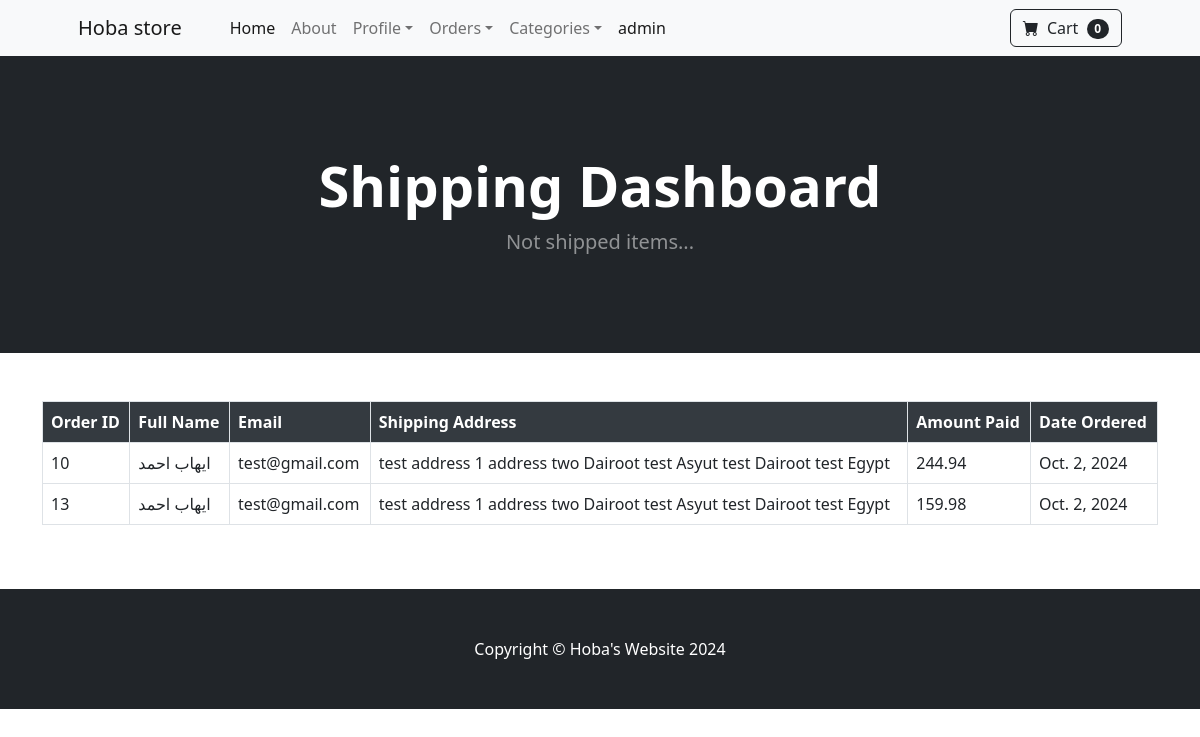
Page /payment/not_shipped_dash (signed in) on the earlier database version.
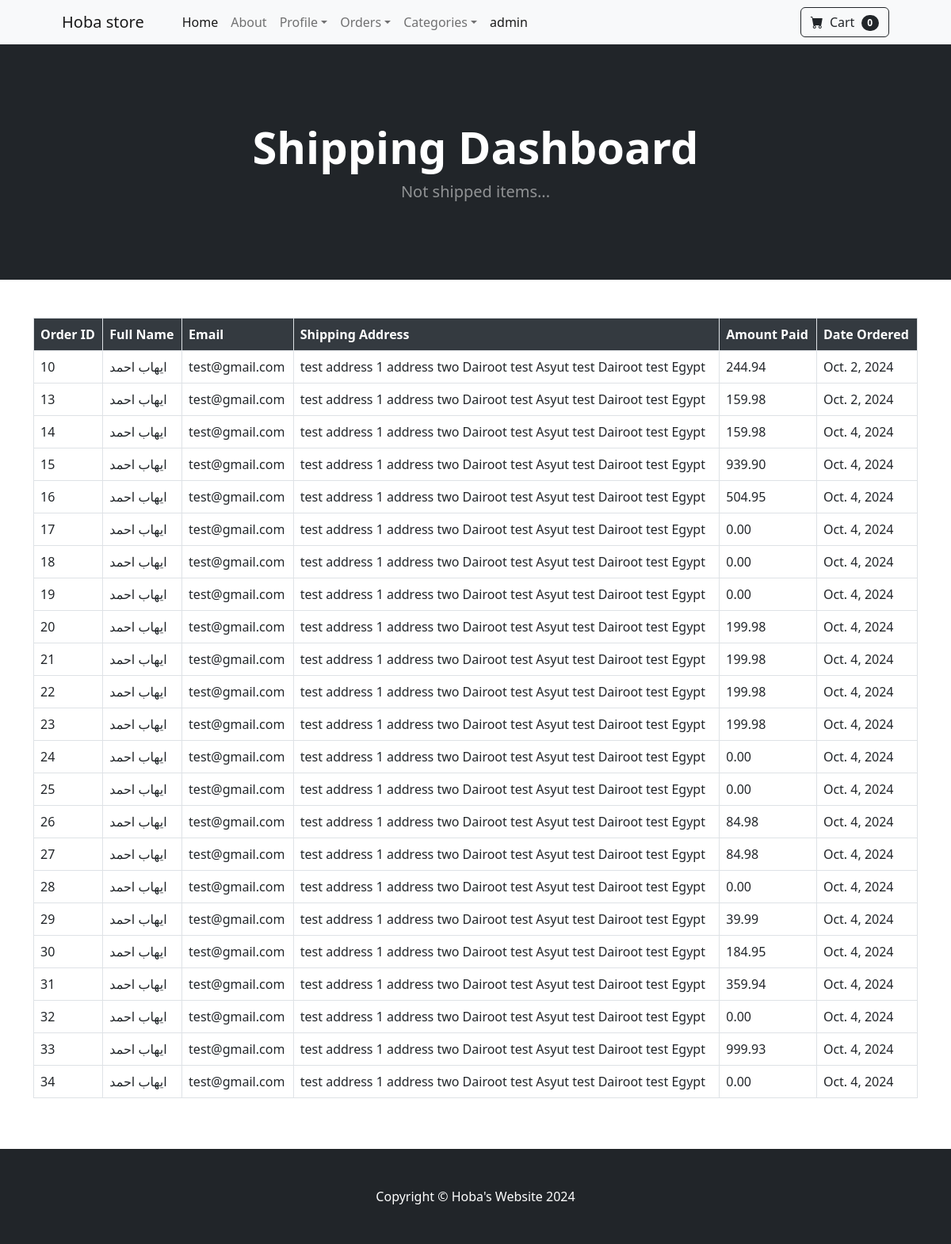
Same page on the later database version.
### payment/models.py (models this page shows, shortened)
class Order(models.Model):
    user = models.ForeignKey(User, on_delete=models.CASCADE, blank=True, null=True)
    full_name = models.CharField(max_length=260)
    email = models.EmailField(max_length=260)
    shipping_address = models.TextField(max_length=15000)
    amount_paid = models.DecimalField(max_digits=15, decimal_places=2)
    date_ordered = models.DateField(auto_now_add=True)
    shipped = models.BooleanField(default=False)
    shipped_date = models.DateTimeField(blank=True, null=True)

### payment/views.py (the view)
# urls.py: path('not_shipped_dash', views.not_shipped_dash, name='not_shipped_dash'),
def not_shipped_dash(request):
    if request.user.is_authenticated and request.user.is_superuser:
        orders = Order.objects.filter(shipped=False)
        return render(request, 'not_shipped_dash.html', {'orders': orders})
    else:
        messages.error(request, 'Access Denied')
        return redirect('home')

### cart/cart.py (called while the page is built)
    def __len__(self):
        return len(self.cart)

### cart/context_processors.py (called while the page is built)
def cart(request):
    return {'cart': Cart(request)}

### payment/templates/not_shipped_dash.html (shortened to what this page needs)
{% extends "base.html" %}
{% block content %}
<header class="bg-dark py-5 mb-5">
    <div class="container px-4 px-lg-5 my-5">
        <div class="text-center text-white">
            <h1 class="display-4 fw-bolder">Shipping Dashboard</h1>
            <p class="lead fw-normal text-white-50 mb-0">Not shipped items...</p>
        </div>
    </div>
</header>
<div clas='container'>
    <center>
        <div class="container mt-5">
            <div class="table-responsive">
                <table class="table table-bordered table-hover">
                    <thead>
                        <tr>
                            <th scope="col">Order ID</th>
                            <th scope="col">Full Name</th>
                            <th scope="col">Email</th>
                            <th scope="col">Shipping Address</th>
                            <th scope="col">Amount Paid</th>
                            <th scope="col">Date Ordered</th>
                        </tr>
                    </thead>
                    <tbody>
                        {% for order in orders %}
                        <tr>
                            <td>{{order.id}}</td>
                            <td>{{order.full_name}}</td>
                            <td>{{order.email}}</td>
                            <td>{{order.shipping_address}}</td>
                            <td>{{order.amount_paid}}</td>
                            <td>{{order.date_ordered}}</td>
                        </tr>
                        {% endfor %}
                    </tbody>
                </table>
            </div>
        </div>
    </center>
</div>
{% endblock content %}

Differences in the rows shown:
added Order: id "14", full_name "ايهاب احمد", email "test@gmail.com", shipping_address "test address 1 address two Dairoot test Asyut test Dairoot test Egypt", amount_paid "159.98", date_ordered "Oct. 4, 2024"
added Order: id "15", full_name "ايهاب احمد", email "test@gmail.com", shipping_address "test address 1 address two Dairoot test Asyut test Dairoot test Egypt", amount_paid "939.90", date_ordered "Oct. 4, 2024"
added Order: id "16", full_name "ايهاب احمد", email "test@gmail.com", shipping_address "test address 1 address two Dairoot test Asyut test Dairoot test Egypt", amount_paid "504.95", date_ordered "Oct. 4, 2024"
added Order: id "17", full_name "ايهاب احمد", email "test@gmail.com", shipping_address "test address 1 address two Dairoot test Asyut test Dairoot test Egypt", amount_paid "0.00", date_ordered "Oct. 4, 2024"
added Order: id "18", full_name "ايهاب احمد", email "test@gmail.com", shipping_address "test address 1 address two Dairoot test Asyut test Dairoot test Egypt", amount_paid "0.00", date_ordered "Oct. 4, 2024"
added Order: id "19", full_name "ايهاب احمد", email "test@gmail.com", shipping_address "test address 1 address two Dairoot test Asyut test Dairoot test Egypt", amount_paid "0.00", date_ordered "Oct. 4, 2024"
added Order: id "20", full_name "ايهاب احمد", email "test@gmail.com", shipping_address "test address 1 address two Dairoot test Asyut test Dairoot test Egypt", amount_paid "199.98", date_ordered "Oct. 4, 2024"
added Order: id "21", full_name "ايهاب احمد", email "test@gmail.com", shipping_address "test address 1 address two Dairoot test Asyut test Dairoot test Egypt", amount_paid "199.98", date_ordered "Oct. 4, 2024"
added Order: id "22", full_name "ايهاب احمد", email "test@gmail.com", shipping_address "test address 1 address two Dairoot test Asyut test Dairoot test Egypt", amount_paid "199.98", date_ordered "Oct. 4, 2024"
added Order: id "23", full_name "ايهاب احمد", email "test@gmail.com", shipping_address "test address 1 address two Dairoot test Asyut test Dairoot test Egypt", amount_paid "199.98", date_ordered "Oct. 4, 2024"
added Order: id "24", full_name "ايهاب احمد", email "test@gmail.com", shipping_address "test address 1 address two Dairoot test Asyut test Dairoot test Egypt", amount_paid "0.00", date_ordered "Oct. 4, 2024"
added Order: id "25", full_name "ايهاب احمد", email "test@gmail.com", shipping_address "test address 1 address two Dairoot test Asyut test Dairoot test Egypt", amount_paid "0.00", date_ordered "Oct. 4, 2024"
added Order: id "26", full_name "ايهاب احمد", email "test@gmail.com", shipping_address "test address 1 address two Dairoot test Asyut test Dairoot test Egypt", amount_paid "84.98", date_ordered "Oct. 4, 2024"
added Order: id "27", full_name "ايهاب احمد", email "test@gmail.com", shipping_address "test address 1 address two Dairoot test Asyut test Dairoot test Egypt", amount_paid "84.98", date_ordered "Oct. 4, 2024"
added Order: id "28", full_name "ايهاب احمد", email "test@gmail.com", shipping_address "test address 1 address two Dairoot test Asyut test Dairoot test Egypt", amount_paid "0.00", date_ordered "Oct. 4, 2024"
added Order: id "29", full_name "ايهاب احمد", email "test@gmail.com", shipping_address "test address 1 address two Dairoot test Asyut test Dairoot test Egypt", amount_paid "39.99", date_ordered "Oct. 4, 2024"
added Order: id "30", full_name "ايهاب احمد", email "test@gmail.com", shipping_address "test address 1 address two Dairoot test Asyut test Dairoot test Egypt", amount_paid "184.95", date_ordered "Oct. 4, 2024"
added Order: id "31", full_name "ايهاب احمد", email "test@gmail.com", shipping_address "test address 1 address two Dairoot test Asyut test Dairoot test Egypt", amount_paid "359.94", date_ordered "Oct. 4, 2024"
added Order: id "32", full_name "ايهاب احمد", email "test@gmail.com", shipping_address "test address 1 address two Dairoot test Asyut test Dairoot test Egypt", amount_paid "0.00", date_ordered "Oct. 4, 2024"
added Order: id "33", full_name "ايهاب احمد", email "test@gmail.com", shipping_address "test address 1 address two Dairoot test Asyut test Dairoot test Egypt", amount_paid "999.93", date_ordered "Oct. 4, 2024"
added Order: id "34", full_name "ايهاب احمد", email "test@gmail.com", shipping_address "test address 1 address two Dairoot test Asyut test Dairoot test Egypt", amount_paid "0.00", date_ordered "Oct. 4, 2024"
